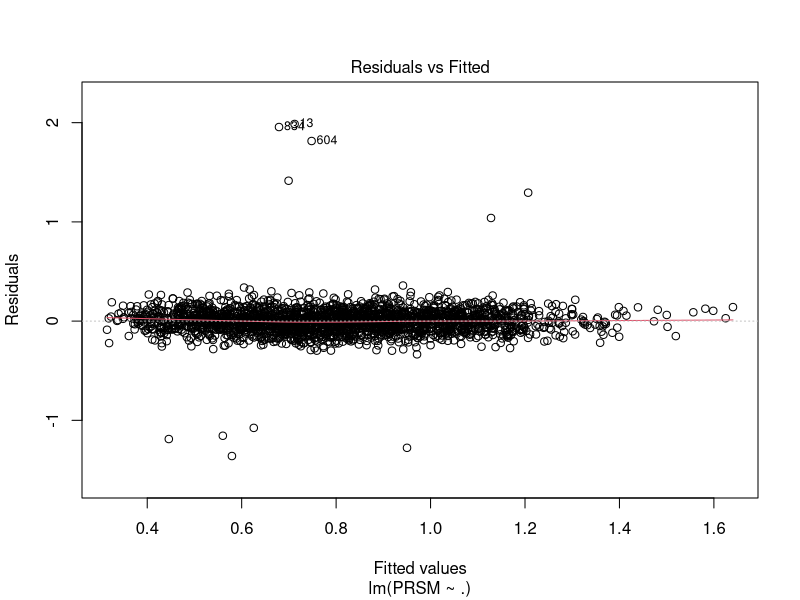
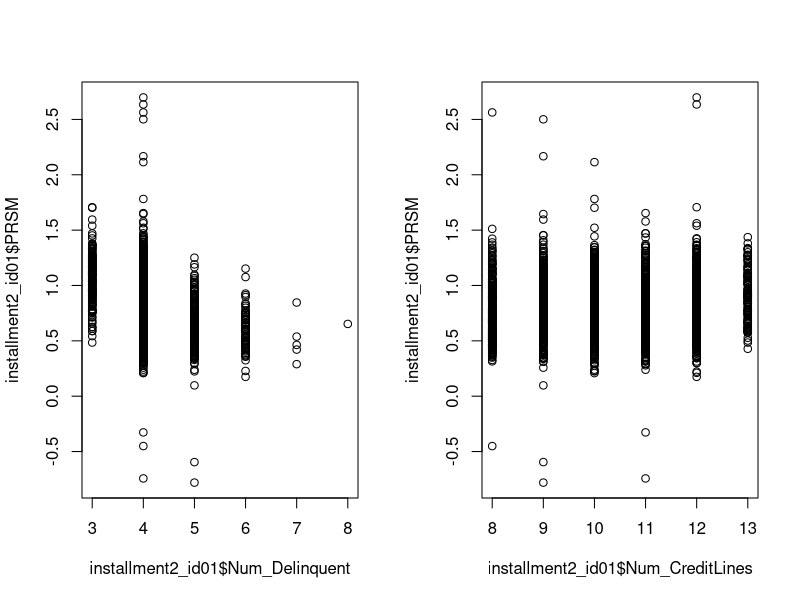
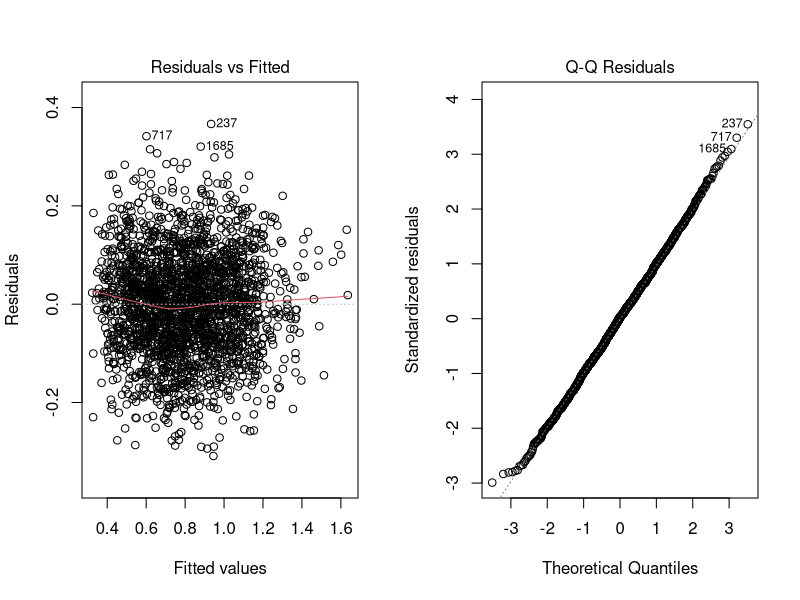
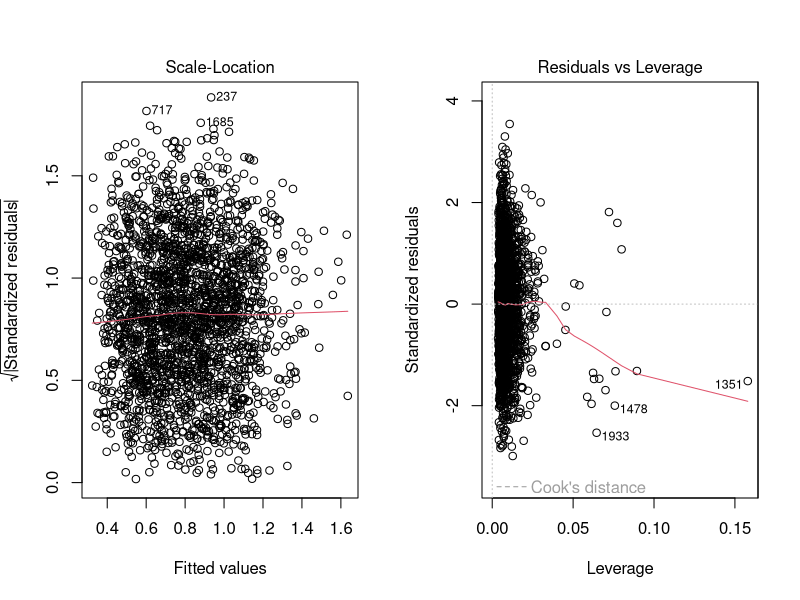
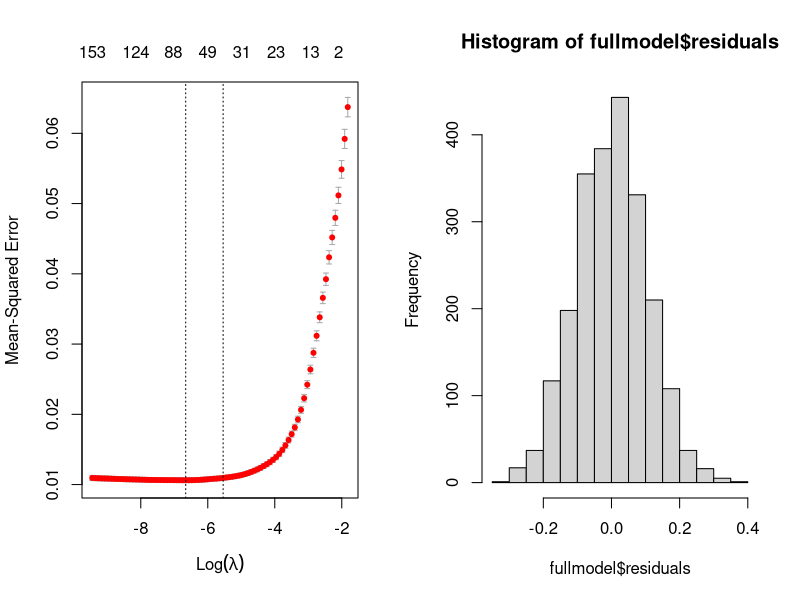
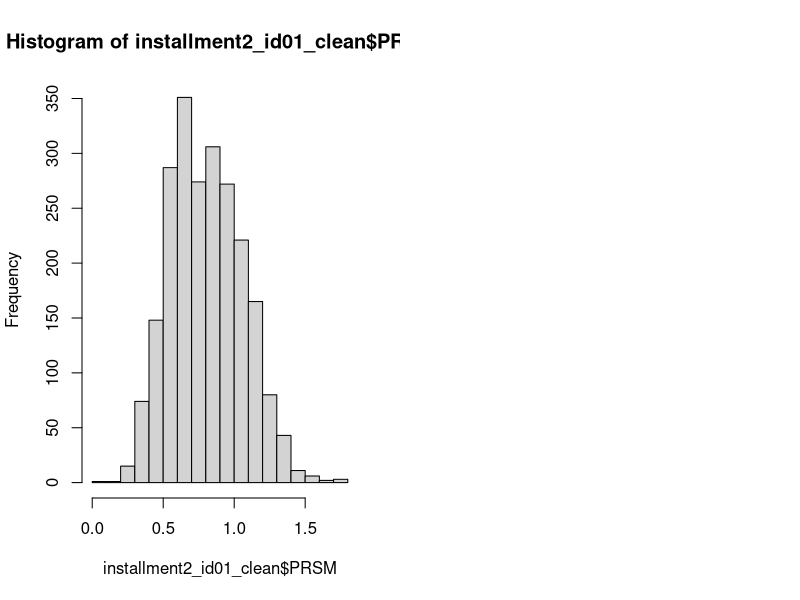

R code for these plots, in order: (Note: this script raises an error after producing the figures.)
## ---- chunk 1
#| label: setup
#| echo: false
#| warning: false

library(dplyr)
options(scipen = 999)
## ---- chunk 2
installment2_id01 <- read.csv("installment2_id01.csv")
str(installment2_id01)
summary(installment2_id01)

# make NAICS, WomanOwned, FICO categorical variables
# add the chance of delinquency
installment2_id01 = installment2_id01 %>%
  mutate(NAICS = as.factor(substr(NAICS, 1, 3)), # TODO: talk about simplifying
         WomanOwned = as.factor(WomanOwned),
         FICO = case_when(
           (300 <= FICO)&(FICO <= 579) ~ "Poor",
           (580 <= FICO)&(FICO <= 669) ~ "Fair",
           (670 <= FICO)&(FICO <= 739) ~ "Good",
           (740 <= FICO)&(FICO <= 799) ~ "Very Good",
           (800 <= FICO)&(FICO <= 850) ~ "Excellent",
         ),
         p_delinquent = Num_Delinquent/Num_CreditLines)

model = lm(PRSM ~. , data = installment2_id01)
installment2_id01$residual=residuals(model)

plot(model,1) # observed 11 outliers whose residuals >= 1 or <= -1



table(installment2_id01$FICO)

table(installment2_id01$NAICS)

par(mfrow=c(1,2))
plot(installment2_id01$Num_Delinquent, installment2_id01$PRSM)
plot(installment2_id01$Num_CreditLines, installment2_id01$PRSM)

## ---- chunk 3
# remove 11 outliers observed in the plot (abs(residual)>=1)
installment2_id01_clean = installment2_id01 %>% 
  filter(abs(residual)<=1) %>% 
  select(-residual)# clean data (use this!!)

model_clean = lm(PRSM ~. , data = installment2_id01_clean) 

plot(model_clean) # these look much better! but perhaps discuss different outlier removal techniques
# TODO: remove outliers AFTER multicol/best model

## ---- chunk 4
library(ModelMetrics)
fullmodel <- lm(PRSM ~ ., data = installment2_id01_clean)
summary(fullmodel)
rmse(fullmodel$fitted.values, installment2_id01_clean$PRSM) # 0.1029151
# RMSE much smaller before cleaning
# but R-sq bigger. Perhaps a "not overfitting outliers" effect?

stepmodel <- step(fullmodel, trace = 0, direction = "both")
summary(stepmodel)
rmse(stepmodel$fitted.values, installment2_id01_clean$PRSM)

stress_model <- lm(PRSM ~ Stress, data = installment2_id01_clean)
#summary(stress_model)
rmse(stress_model$fitted.values, installment2_id01_clean$PRSM)


library(glmnet) # this errors for Bila # talk about CV in installment2_Bohyoon, which lowest RMSE?
#cv_lasso <- cv.glmnet(x = installment2_id01[,-c(1)], y = installment2_id01[,c(1)], alpha = 1, nfolds = 10)

# TODO: talk about interaction terms?
x <- model.matrix(PRSM ~ .^2, data = installment2_id01_clean)[, -1]
y <- installment2_id01_clean$PRSM
cv_lasso_interactions <- cv.glmnet(x, y, alpha = 1, nfolds = 10)
plot(cv_lasso_interactions)
best_lambda <- cv_lasso_interactions$lambda.min
lasso_coeffs <- coef(cv_lasso_interactions, s = best_lambda)

threshold <- 0.015
significant_terms <- lasso_coeffs[abs(lasso_coeffs[,1]) > threshold, , drop = FALSE]
print(significant_terms)

# TODO: look over hints... 
# current findings:
# Stress:WomanOwned1, and LLC but smaller => pos. 
# WomanOwned1:CorpStructurePartner => pos.
# FICOFair&Poor:WomanOwned1 => neg!
# FICOFair&Good:Monts => neg. Hint diminished effect again
# CorpStructureSole:p_delinquent => neg. p-delinquent harder on Sole owner

## ---- chunk 5
# NOTE: the below is probably not necessary, y doesn't need to be transformed
# boxcox basically at 1 confirms this
library(MASS)
hist(fullmodel$residuals)
hist(installment2_id01_clean$PRSM)
boxcox(fullmodel, lambda = seq(-2, 2, 0.1))


# Predictor Variable Transformation Check
plot(installment2_id01_clean[,c("PRSM", "TotalAmtOwed", "Volume",
                          "Stress", "Num_Delinquent", "Num_CreditLines",
                          "Months")])
# Though there aren't outlier residuals, there are still variable outliers.
library(car)
crPlots(fullmodel) 
# after outlier removal, all look pretty linear to me except Months
# this matches hint 1 of the assignment
crPlots(lm(PRSM ~ Months, data = installment2_id01_clean))


# Transform Months Model
# boxTidwell(PRSM ~ TotalAmtOwed + Volume + Stress + Num_Delinquent + Num_CreditLines + Months + p_delinquent,
#           data = installment2_id01_clean)
# fails: multicol
numeric_predictors <- installment2_id01_clean[, c("TotalAmtOwed", "Volume", "Stress", 
                                                 "Num_Delinquent", "Num_CreditLines", 
                                                 "Months", "p_delinquent")]
cor_matrix <- cor(numeric_predictors); print(cor_matrix)
model_for_vif <- lm(PRSM ~ TotalAmtOwed + Volume + Stress + Num_Delinquent + 
                           Num_CreditLines + Months + p_delinquent, 
                           data = installment2_id01_clean)

vif(model_for_vif)
boxTidwell(PRSM ~ TotalAmtOwed + Volume + Stress + Months + p_delinquent,
          data = installment2_id01_clean)
crPlots(lm(PRSM ~ p_delinquent, data = installment2_id01_clean)) # hm p_delinquent alone doesn't look great

transformedmodel <- lm(PRSM ~ FICO + TotalAmtOwed + Volume + Stress + Num_Delinquent + Num_CreditLines +
                         p_delinquent + WomanOwned + CorpStructure + NAICS + 1/Months,
                       data = installment2_id01_clean)
summary(transformedmodel)
rmse(transformedmodel$fitted.values, installment2_id01_clean$PRSM) # 0.1035794

# without num_delinq etc
transformedmodel <- lm(PRSM ~ FICO + TotalAmtOwed + Volume + Stress +
                         p_delinquent + WomanOwned + CorpStructure + NAICS + 1/Months,
                       data = installment2_id01_clean)
summary(transformedmodel)
rmse(transformedmodel$fitted.values, installment2_id01_clean$PRSM) # 0.1036424

# hmm doesn't improve the model by much at all

